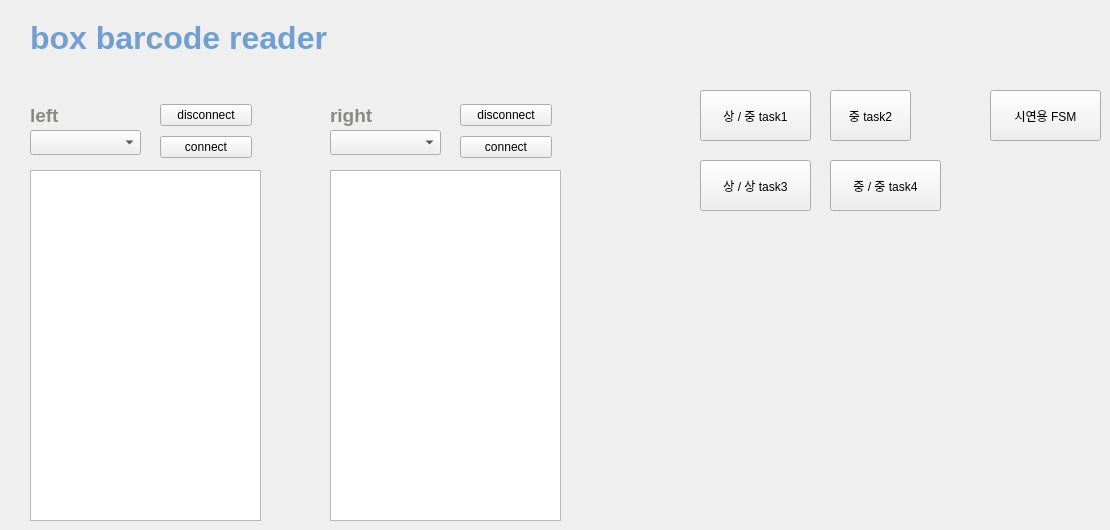
    <widget class="QWidget" name="barcode">
     <attribute name="title">
      <string>barcode</string>
     </attribute>
     <widget class="QLabel" name="label_111">
      <property name="geometry">
       <rect>
        <x>30</x>
        <y>100</y>
        <width>61</width>
        <height>31</height>
       </rect>
      </property>
      <property name="text">
       <string>&lt;html&gt;&lt;head/&gt;&lt;body&gt;&lt;p&gt;&lt;span style=&quot; font-size:14pt; font-weight:600; color:#888a85;&quot;&gt;left&lt;/span&gt;&lt;/p&gt;&lt;/body&gt;&lt;/html&gt;</string>
      </property>
      <property name="textFormat">
       <enum>Qt::RichText</enum>
      </property>
     </widget>
     <widget class="QLabel" name="label_112">
      <property name="geometry">
       <rect>
        <x>330</x>
        <y>100</y>
        <width>61</width>
        <height>31</height>
       </rect>
      </property>
      <property name="text">
       <string>&lt;html&gt;&lt;head/&gt;&lt;body&gt;&lt;p&gt;&lt;span style=&quot; font-size:14pt; font-weight:600; color:#888a85;&quot;&gt;right&lt;/span&gt;&lt;/p&gt;&lt;/body&gt;&lt;/html&gt;</string>
      </property>
      <property name="textFormat">
       <enum>Qt::RichText</enum>
      </property>
     </widget>
     <widget class="QComboBox" name="cb_usb2">
      <property name="geometry">
       <rect>
        <x>330</x>
        <y>130</y>
        <width>111</width>
        <height>25</height>
       </rect>
      </property>
     </widget>
     <widget class="QTextEdit" name="te_usb1">
      <property name="geometry">
       <rect>
        <x>30</x>
        <y>170</y>
        <width>231</width>
        <height>351</height>
       </rect>
      </property>
     </widget>
     <widget class="QWidget" name="layoutWidget_2">
      <property name="geometry">
       <rect>
        <x>460</x>
        <y>100</y>
        <width>92</width>
        <height>62</height>
       </rect>
      </property>
      <layout class="QVBoxLayout" name="verticalLayout_3">
       <item>
        <widget class="QPushButton" name="bt_usb2_dis">
         <property name="text">
          <string>disconnect</string>
         </property>
        </widget>
       </item>
       <item>
        <widget class="QPushButton" name="bt_usb2_con">
         <property name="text">
          <string>connect</string>
         </property>
        </widget>
       </item>
      </layout>
     </widget>
     <widget class="QWidget" name="layoutWidget">
      <property name="geometry">
       <rect>
        <x>160</x>
        <y>100</y>
        <width>92</width>
        <height>62</height>
       </rect>
      </property>
      <layout class="QVBoxLayout" name="verticalLayout_4">
       <item>
        <widget class="QPushButton" name="bt_usb1_dis">
         <property name="text">
          <string>disconnect</string>
         </property>
        </widget>
       </item>
       <item>
        <widget class="QPushButton" name="bt_usb1_con">
         <property name="text">
          <string>connect</string>
         </property>
        </widget>
       </item>
      </layout>
     </widget>
     <widget class="QLabel" name="label_113">
      <property name="geometry">
       <rect>
        <x>30</x>
        <y>20</y>
        <width>311</width>
        <height>31</height>
       </rect>
      </property>
      <property name="text">
       <string>&lt;html&gt;&lt;head/&gt;&lt;body&gt;&lt;p&gt;&lt;span style=&quot; font-size:24pt; font-weight:600; color:#729fcf;&quot;&gt;box barcode reader&lt;/span&gt;&lt;/p&gt;&lt;/body&gt;&lt;/html&gt;</string>
      </property>
      <property name="textFormat">
       <enum>Qt::RichText</enum>
      </property>
     </widget>
     <widget class="QComboBox" name="cb_usb1">
      <property name="geometry">
       <rect>
        <x>30</x>
        <y>130</y>
        <width>111</width>
        <height>25</height>
       </rect>
      </property>
     </widget>
     <widget class="QTextEdit" name="te_usb2">
      <property name="geometry">
       <rect>
        <x>330</x>
        <y>170</y>
        <width>231</width>
        <height>351</height>
       </rect>
      </property>
     </widget>
     <widget class="QPushButton" name="BTN_MOVE_TOTAL">
      <property name="geometry">
       <rect>
        <x>700</x>
        <y>90</y>
        <width>111</width>
        <height>51</height>
       </rect>
      </property>
      <property name="text">
       <string>상 / 중 task1</string>
      </property>
     </widget>
     <widget class="QPushButton" name="BTN_MOVE_TOTAL_2">
      <property name="geometry">
       <rect>
        <x>830</x>
        <y>90</y>
        <width>81</width>
        <height>51</height>
       </rect>
      </property>
      <property name="text">
       <string>중 task2</string>
      </property>
     </widget>
     <widget class="QPushButton" name="BTN_MOVE_TOTAL_3">
      <property name="geometry">
       <rect>
        <x>700</x>
        <y>160</y>
        <width>111</width>
        <height>51</height>
       </rect>
      </property>
      <property name="text">
       <string>상 / 상 task3</string>
      </property>
     </widget>
     <widget class="QPushButton" name="BTN_MOVE_TOTAL_4">
      <property name="geometry">
       <rect>
        <x>830</x>
        <y>160</y>
        <width>111</width>
        <height>51</height>
       </rect>
      </property>
      <property name="text">
       <string>중 / 중 task4</string>
      </property>
     </widget>
     <widget class="QPushButton" name="BTN_show">
      <property name="geometry">
       <rect>
        <x>990</x>
        <y>90</y>
        <width>111</width>
        <height>51</height>
       </rect>
      </property>
      <property name="text">
       <string>시연용 FSM</string>
      </property>
     </widget>
    </widget>
